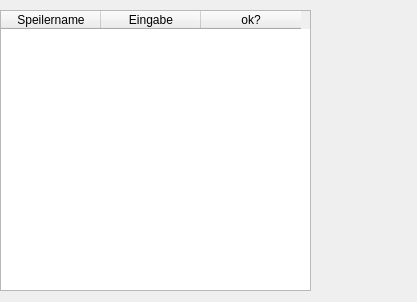
<?xml version="1.0" encoding="UTF-8"?>
<ui version="4.0">
 <class>Einwand</class>
 <widget class="QDialog" name="Einwand">
  <property name="geometry">
   <rect>
    <x>0</x>
    <y>0</y>
    <width>417</width>
    <height>302</height>
   </rect>
  </property>
  <property name="windowTitle">
   <string>Dialog</string>
  </property>
  <widget class="QTableWidget" name="tableEinwand">
   <property name="geometry">
    <rect>
     <x>0</x>
     <y>10</y>
     <width>311</width>
     <height>281</height>
    </rect>
   </property>
   <column>
    <property name="text">
     <string>Speilername</string>
    </property>
   </column>
   <column>
    <property name="text">
     <string>Eingabe</string>
    </property>
   </column>
   <column>
    <property name="text">
     <string>ok?</string>
    </property>
   </column>
  </widget>
 </widget>
 <resources/>
 <connections/>
</ui>
